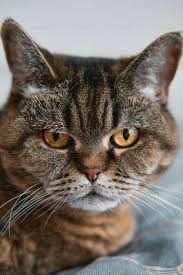
#> input picture Photos/images.jpg, 183 x 275 px
$ python 16Transformation_Flip.py
#> lines starting #> are read from the running program, lines starting #| are printed output that depends on the picture
#flip = reflection
import cv2 as cv
import numpy as np
img=cv.imread('Photos/images.jpg')
#> img is the input picture: shape (275, 183, 3); mean B, G, R 105, 112.7, 120.4
cv.imshow("cat",img)
flip=cv.flip(img,0)# flipcode: 0= flip vertically /1=flip horozontally/-1 = flip both
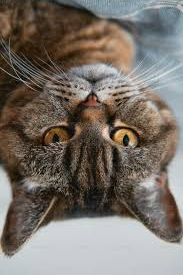
#> flip: shape (275, 183, 3); mean B, G, R 105, 112.7, 120.4
cv.imshow("flip",flip)


cv.waitKey(0)

$ run again, with Photos/womanphoto.webp saved as Photos/images.jpg
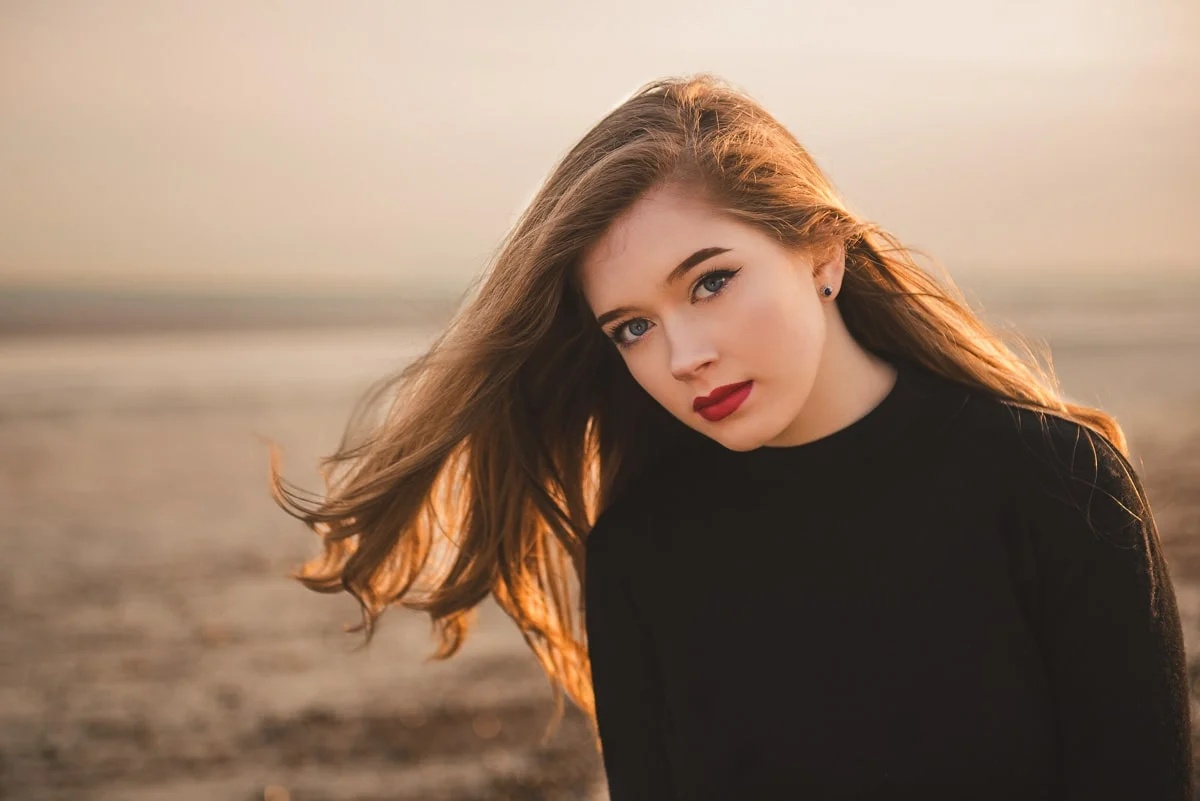
#> input picture Photos/womanphoto.webp, 1200 x 801 px
#> img is the input picture: shape (801, 1200, 3); mean B, G, R 104.7, 123.6, 148.6
#> `flip=cv.flip(img,0)# flipcode: 0= flip vertically /1=flip horozontally..`:
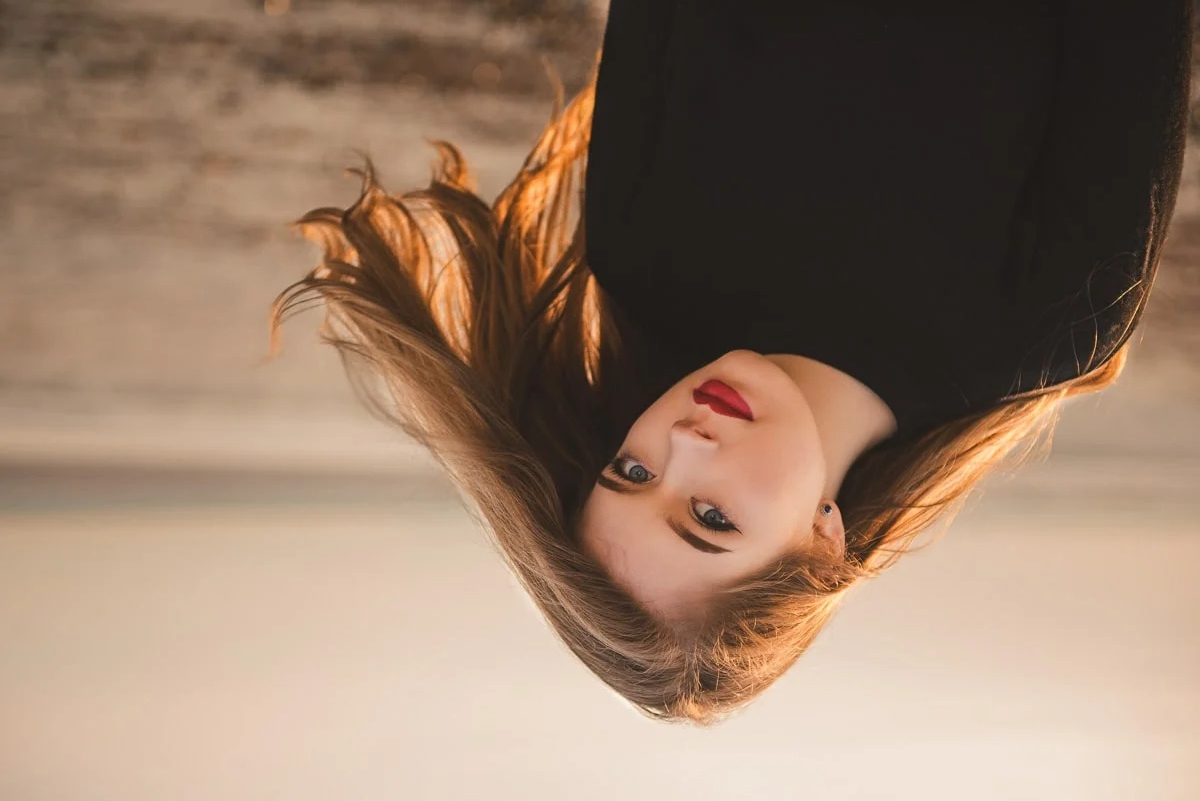
#> flip: shape (801, 1200, 3); mean B, G, R 104.7, 123.6, 148.6
